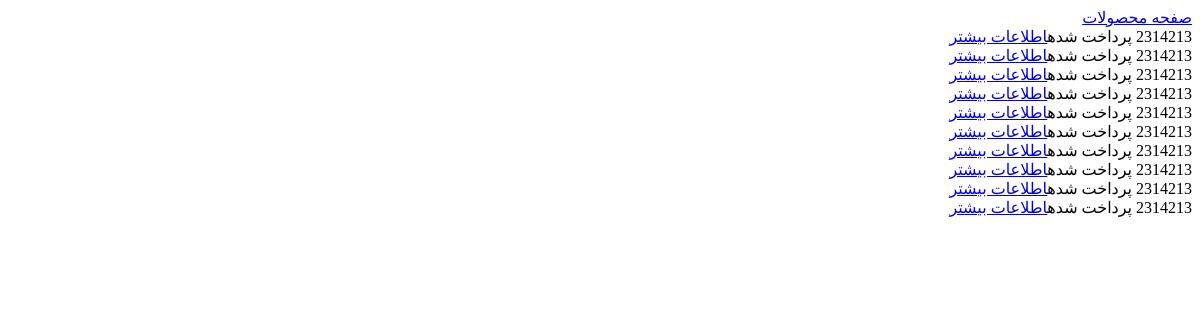
The app's page /admin/dashboard (signed in), older data.
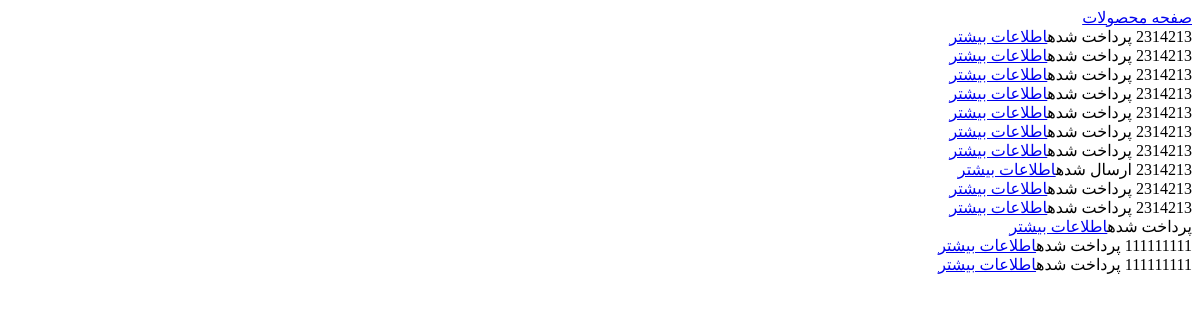
The same page, newer data.
### models/cart.py (models this page shows, shortened)
class Cart(db.Model):
    __tablename__ = "carts"
    id = Column(Integer, primary_key=True)
    status = Column(String, default="pending")
    user_id = Column(Integer, ForeignKey('users.id'), nullable=False)
    user = db.relationship('User', backref=backref('carts', lazy="dynamic"))
    def get_status_persian(self):
        if self.status == 'pending':
            return "در انتظار پرداخت(سبد خرید)"
        if self.status == 'paid':
            return "پرداخت شده"
        if self.status == 'sent':
            return "ارسال شده"
        if self.status == 'rejected':
            return "رد شده"

### models/user.py (models this page shows)
class User(db.Model, UserMixin):
    __tablename__ = "users"
    id = Column(Integer, primary_key=True)
    username = Column(String, unique=True, nullable=False, index=True)
    password = Column(String, nullable=False, index=True)
    phone = Column(String(11), nullable=False, index=True)
    address = Column(String(40), nullable=False, index=True)
    date_create = Column(String(15), default=get_current_time)

### blueprint/admin.py (the view)
@app.route('/admin/dashboard', methods=["GET"])
def dashboard():
    carts = Cart.query.filter(Cart.status != "pending").all()
    return render_template("admin/dashboard.html", carts=carts)

### app.py (called while the page is built)
@login_manager.user_loader
def load_user(user_id):
    return User.query.filter(user_id == User.id).first()

### blueprint/admin.py (called while the page is built)
@app.before_request
def before_request():
    if (session.get('admin_login', None) is None) and (request.endpoint != "admin.login"):
        abort(403)

### templates/admin/dashboard.html (shortened to what this page needs)
{% extends "base.html" %}
{% block body %}
        <a href="/admin/dashboard/products">صفحه محصولات</a>
        <div>
            {% for cart in carts %}
               {{cart.user.phone}} {{cart.get_status_persian()}}<a href="{{url_for('admin.order',id=cart.id)}}">اطلاعات بیشتر</a><br>
            {% endfor %}
       </div>
{% endblock %}

### templates/base.html (shortened to what this page needs)
<!DOCTYPE html>
<html lang="fa" dir="rtl">
<head>
</head>
<body>
{% block body %}{% endblock %}
</body>
</html>

Row changes from the older to the newer data that the page shows:
changed Cart: get_status_persian "پرداخت شده" → "ارسال شده"
added Cart: get_status_persian "پرداخت شده"
added Cart: user.phone "111111111", get_status_persian "پرداخت شده"
added Cart: user.phone "111111111", get_status_persian "پرداخت شده"
